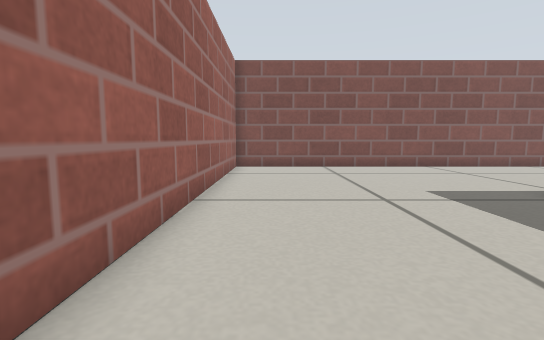
View 1 (above)

12 first-person views from a walk through a robot-simulator world made for Gazebo. The camera is 0.27 m above the floor, tilts 6° down and sees 85° across. The floor is counted in squares, 0.2 m on a side. Each view is taken from the middle of a square. On the plan, view 1 faces up. The plan holds only what a view shows up to about 14 squares ahead; the rest is blank. Simple patterns stand in for the simulator's built-in surfaces.

View 2
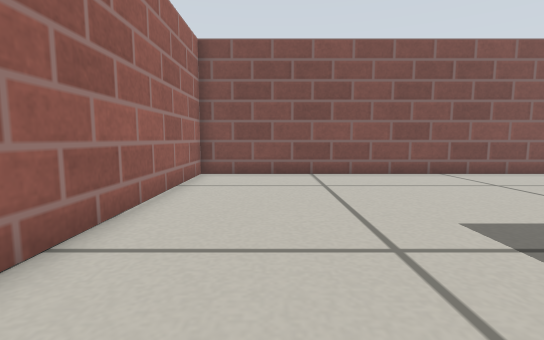

View 3
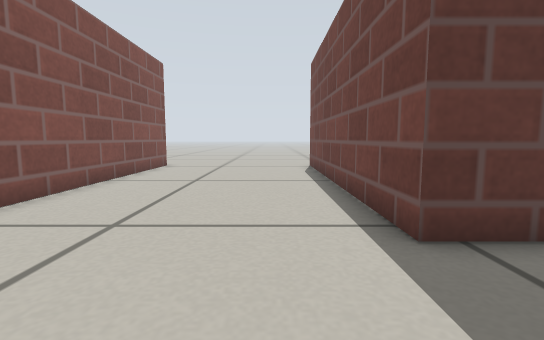

View 4
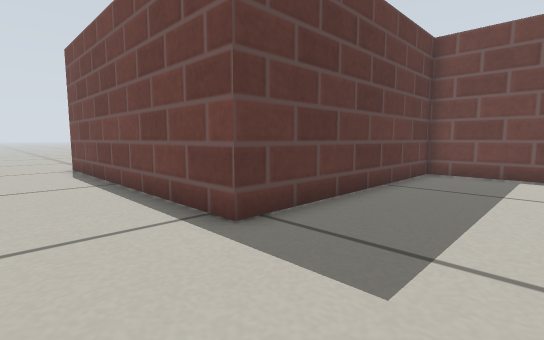

View 5
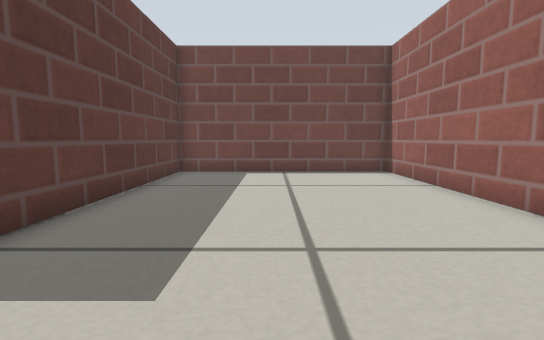

View 6
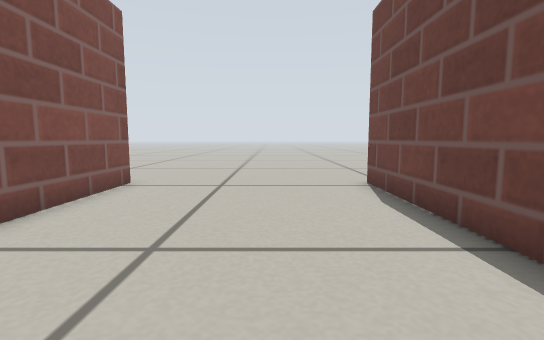

View 7
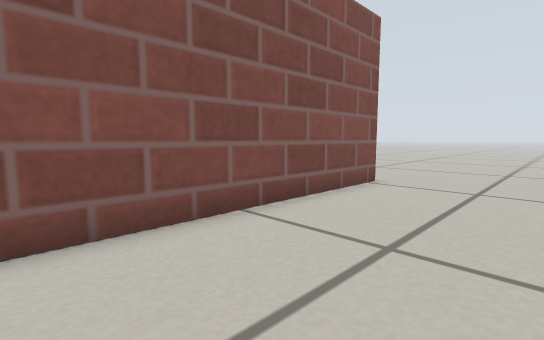

View 8
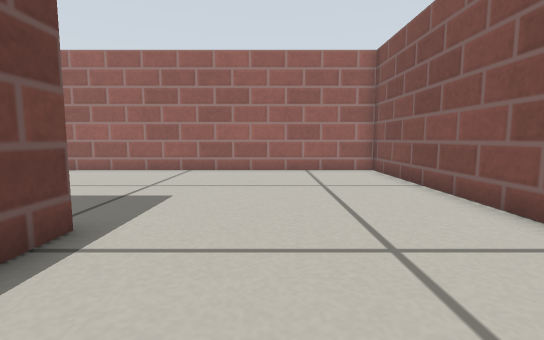

View 9
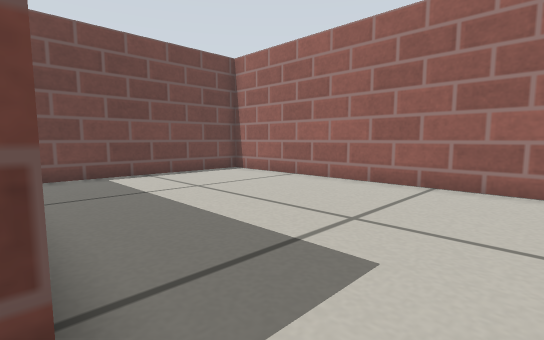

View 10
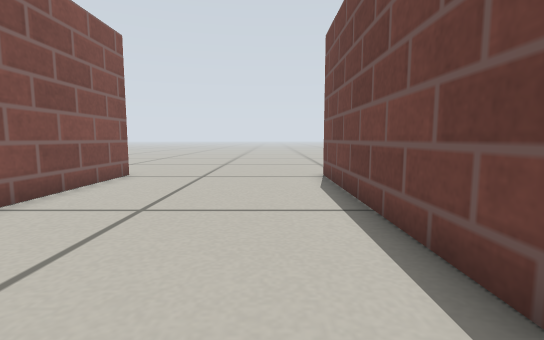

View 11
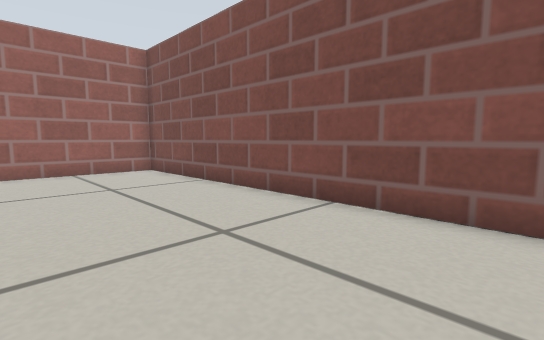

View 12
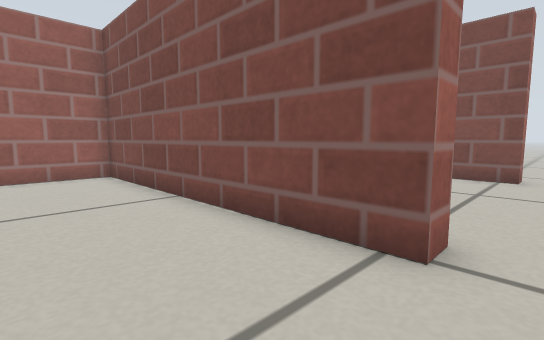

### Floor plan
Points are (right, up) in squares from view 1. A wall is a line through its corners. A room is listed if a view was taken in it or the views show most of it. See-through windows are left out.
Room 1 (views 1, 2, 3, 4, 5, 6, 7, 8, 9, 10, 11)
walls: (18, 14.3) (-1.7, 14.3) (-1.7, -2.2) (6.8, -2.2) (6.8, 7.1) (18, 7.1) (18, 6.3)
ways out: opening at (19, 7) to room 2; opening at (19, 15)
Room 2 (view 12)
walls: (18, 6.3) (7.5, 6.3) (7.5, 3.4)
ways out: opening at (19, 7) to room 1

Where each view was taken, in squares from view 1:
view 1: 0 up, 0 right, facing up
view 2: 3 up, 1 right, facing up
view 3: 9 up, 3 right, facing right
view 4: 10 up, 3 right, facing down-right
view 5: 10 up, 3 right, facing down
view 6: 10 up, 9 right, facing right
view 7: 10 up, 9 right, facing up-right
view 8: 10 up, 11 right, facing left
view 9: 9 up, 7 right, facing down-left
view 10: 9 up, 7 right, facing right
view 11: 9 up, 11 right, facing up-left
view 12: 3 up, 19 right, facing up-left
